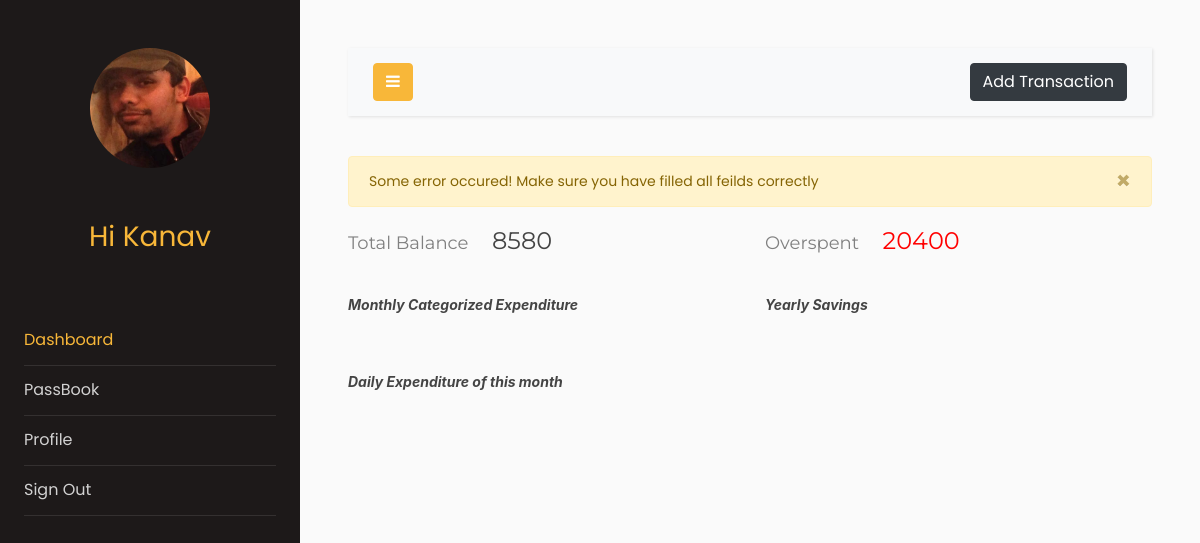
The app's page /dashboard (signed in) with its own data.
### models.py (models this page shows, shortened)
class Users(db.Model, UserMixin):
    __tablename__ = "users"
    id = db.Column(db.Integer, primary_key=True)
    email = db.Column(db.String(64), unique=True, index=True)
    name = db.Column(db.String(64))
    pasword_hash = db.Column(db.String(128))
    income = db.Column(db.Integer)
    budget = db.Column(db.Integer)
    profile_image = db.Column(db.String(128), nullable=False, default='default_profile.png')
    trans = db.relationship('Transactions', backref='User', lazy='dynamic')

### app.py (the view)
@app.route("/dashboard", methods=["GET", "POST"])
@login_required
def dashboard():
    transForm = transactionForm()
    bar = ghaint_chart()
    line = baseGraph()
    line2 = baseGraph2()
    line3 = savingGraph()
    line4 = savingGraph2()
    TotalBal = totalBal()
    LeftBal = leftBal()
    if transForm.validate_on_submit():
        print("In form")
        data = Transactions(
            cashFlow=transForm.flow.data,
            amount=transForm.amount.data,
            description=transForm.description.data,
            cat=transForm.category.data,
            date=transForm.date.data,
            userId=current_user.id,
        )
        db.session.add(data)
        db.session.commit()
        flash("Transaction added successfully!")
        print("data send")
        return redirect(url_for("dashboard"))
    elif not transForm.validate_on_submit():
        flash("Some error occured! Make sure you have filled all feilds correctly")
    return render_template(
        "dashboard.html",
        transForm=transForm,
        plot=bar,
        plot2=line,
        plot3=line2,
        plot4=line3,
        plot5=line4,
        totalBal=TotalBal,
        leftBal=LeftBal,
    )

### basicGraph.py (called while the page is built)
def expenditure(mydate):
    amount = 0
    uid = current_user.id
    for obj in Transactions.query.filter_by(userId = uid).all():
        if obj.date.year == today.year and obj.date.month == today.month and obj.date.day <= mydate:
            if obj.cashFlow == 2:
                amount += obj.amount
    return amount

def basic_graph():
    x = np.arange(31)
    y = [0]*31
    uid = current_user.id
    for obj in Transactions.query.filter_by(userId = uid).all():
        if obj.date.year == today.year and obj.date.month == today.month and obj.cashFlow == 2:
            y[obj.date.day] += obj.amount
    return x,y

def basic_graph2():
    x = np.arange(31)
    y = [0]*31
    for xi in x:
        y[xi] = expenditure(xi)
    return x,y

### graphs.py (called while the page is built)
def savingGraph():
    x, y = savings()
    df = pd.DataFrame({"x": x, "y": y})  # creating a sample dataframe
    data = [
        go.Scatter(x=df["x"], y=df["y"], mode="lines", name="Monthly")
    ]  # assign x as the dataframe column 'x'
    graphJSON = json.dumps(data, cls=plotly.utils.PlotlyJSONEncoder)
    return graphJSON

def savingGraph2():
    x, y = savings2()
    df = pd.DataFrame({"x": x, "y": y})  # creating a sample dataframe
    data = [
        go.Scatter(x=df["x"], y=df["y"], mode="lines", name="Aggregate")
    ]  # assign x as the dataframe column 'x'
    graphJSON = json.dumps(data, cls=plotly.utils.PlotlyJSONEncoder)
    return graphJSON

def baseGraph():
    x, y = basic_graph()
    df = pd.DataFrame({"x": x, "y": y})  # creating a sample dataframe
    data = [
        go.Scatter(x=df["x"], y=df["y"], mode="lines", name="Daily")
    ]  # assign x as the dataframe column 'x'
    graphJSON = json.dumps(data, cls=plotly.utils.PlotlyJSONEncoder)
    return graphJSON

def baseGraph2():
    x, y = basic_graph2()
    df = pd.DataFrame({"x": x, "y": y})  # creating a sample dataframe
    data = [
        go.Scatter(x=df["x"], y=df["y"], mode="lines", name="Aggregate")
    ]  # assign x as the dataframe column 'x'
    graphJSON = json.dumps(data, cls=plotly.utils.PlotlyJSONEncoder)
    return graphJSON

def ghaint_chart():
    x, y = xyfunc()
    df = pd.DataFrame({"x": x, "y": y})  # creating a sample dataframe
    data = [
        go.Pie(
            labels=df["x"],
            values=df["y"],
            hole=0.4,
            title="This Months expenses",
        )
    ]  # assign x as the dataframe column 'x'
    graphJSON = json.dumps(data, cls=plotly.utils.PlotlyJSONEncoder)
    return graphJSON

### templates/dashboard.html (shortened to what this page needs)
<!doctype html>
<html lang="en">
  <head>
		<link rel="stylesheet" href="https://stackpath.bootstrapcdn.com/font-awesome/4.7.0/css/font-awesome.min.css">
    <link rel="stylesheet" href="{{ url_for('static', filename='css1/style.css') }}">
  </head>
  <body style="overflow-x: hidden;">
		<div class="wrapper d-flex align-items-stretch">
			<nav id="sidebar">
				<div class="p-4 pt-5">
		  		<a href="#" class="img logo rounded-circle mb-5" style="background-image: url({{url_for('static',filename='profile_pics/'+current_user.profile_image)}});"></a>
          <h3 style="color: #f8b739; font-family: Poppins, Arial, sans-serif; text-align: center;">Hi {{current_user.name}}</h3>
          <br>
          <br>
          <ul class="list-unstyled components mb-5">
	          <li class="active">
	            <a href="{{url_for('dashboard')}}" >Dashboard</a>
	          </li>
            <li>
              <a href="{{url_for('passbook')}}">PassBook</a>
            </li>
            <li>
              <a href="{{url_for('profile')}}">Profile</a>
	          </li>
	          <li>
              <a href="{{url_for('logout')}}">Sign Out</a>
            </li>
	        </ul>
	      </div>
    	</nav>
      <div id="content" class="p-4 p-md-5">
        <nav class="navbar navbar-expand-lg navbar-light bg-light">
          <div class="container-fluid">
            <button type="button" id="sidebarCollapse" class="btn btn-primary">
              <i class="fa fa-bars"></i>
            </button>
            <button class="btn btn-dark ml-auto d-inline-block" data-toggle="modal" data-target="#transaction">Add Transaction</button>
          </div>
        </nav>
          {% for mess in get_flashed_messages() %}
          <div class="alert alert-warning alert-dismissible fade show" role="alert">
            <button
              type="button"
              class="fad close"
              data-dismiss="alert"
              aria-label="Close"
            >
              <span aria-hidden="true">&times;</span>
            </button>
            {{mess}}
          </div>
          {% endfor %}
        <div class="row">
          <div class="col-md-6">
            <h4 style="font-family: Montserrat; color: #444;"><span style="color: grey; font-size: large;">Total Balance &nbsp &nbsp </span>{{totalBal}}</h4>
          </div>
          <div class="col-md-6">
            {%if leftBal>=0%}
            <h4 style="font-family: Montserrat; color: #444;"><span style="color: grey; font-size: large;">Remaining Budget &nbsp &nbsp </span><span style="color: green;">{{leftBal}}</span></h4>
            {%else%}
            <h4 style="font-family: Montserrat; color: #444;"><span style="color: grey; font-size: large;">Overspent &nbsp &nbsp </span><span style="color: red;">{{(-leftBal)}}</span></h4>
            {%endif%}
          </div>
        </div>
        <br>
          <div class="row">
            <div class="col-md-6">
              <em style="font-family:-apple-system, BlinkMacSystemFont, 'Segoe UI', Roboto, Oxygen, Ubuntu, Cantarell, 'Open Sans', 'Helvetica Neue', sans-serif; color: #444; font-weight: bold;">
                Monthly Categorized Expenditure</em>
            </div>
            <div class="col-md-6">
              <em
                style="font-family:-apple-system, BlinkMacSystemFont, 'Segoe UI', Roboto, Oxygen, Ubuntu, Cantarell, 'Open Sans', 'Helvetica Neue', sans-serif; color: #444; font-weight: bold;">
                Yearly Savings</em>
            </div>
            </div>
            <div class="row">
              <div class="col-md-12">
                <em
                    style="font-family:-apple-system, BlinkMacSystemFont, 'Segoe UI', Roboto, Oxygen, Ubuntu, Cantarell, 'Open Sans', 'Helvetica Neue', sans-serif; color: #444; font-weight: bold;">
                Daily Expenditure of this month</em>
              </div>
            </div>
        </div>
		</div>
  </body>
</html>

### records on screen
Users: profile_image (picture), name "Kanav"

### other values on screen
{{ mess }} "Some error occured! Make sure you have filled all feilds correctly"
{{ totalBal }} "8580"
{{ (-leftBal) }} "20400"
